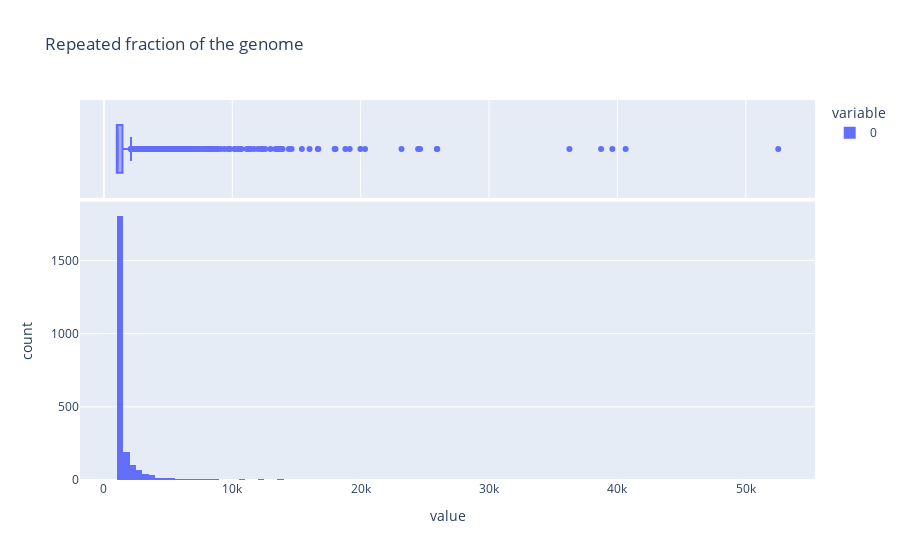

Notebook source saved alongside this figure:
### Code cell
fig = px.histogram(nb_list, marginal="box", title="Repeated fraction of the genome")
fig.show()

### Figure 1 — Plotly figure (JSON) as saved in the notebook; plotly's stock layout.template omitted (floating-point values rounded to 4 significant figures; data arrays with more than 128 entries replaced by an {"elided": "..."} marker saying what was removed)
{"data": [{"alignmentgroup": "True", "bingroup": "x", "hovertemplate": "variable=0<br>value=%{x}<br>count=%{y}<extra></extra>", "legendgroup": "0", "marker": {"color": "#636efa", "pattern": {"shape": ""}}, "name": "0", "offsetgroup": "0", "orientation": "v", "showlegend": true, "type": "histogram", "x": {"elided": "2375 int values"}, "xaxis": "x", "yaxis": "y"}, {"alignmentgroup": "True", "hovertemplate": "variable=0<br>value=%{x}<extra></extra>", "legendgroup": "0", "marker": {"color": "#636efa"}, "name": "0", "notched": true, "offsetgroup": "0", "showlegend": false, "type": "box", "x": {"elided": "2375 int values"}, "xaxis": "x2", "yaxis": "y2"}], "layout": {"barmode": "relative", "legend": {"title": {"text": "variable"}, "tracegroupgap": 0}, "title": {"text": "Repeated fraction of the genome"}, "xaxis": {"anchor": "y", "domain": [0, 1], "title": {"text": "value"}}, "xaxis2": {"anchor": "y2", "domain": [0, 1], "matches": "x", "showgrid": true, "showticklabels": false}, "yaxis": {"anchor": "x", "domain": [0, 0.7326], "title": {"text": "count"}}, "yaxis2": {"anchor": "x2", "domain": [0.7426, 1], "matches": "y2", "showgrid": false, "showline": false, "showticklabels": false, "ticks": ""}}}
